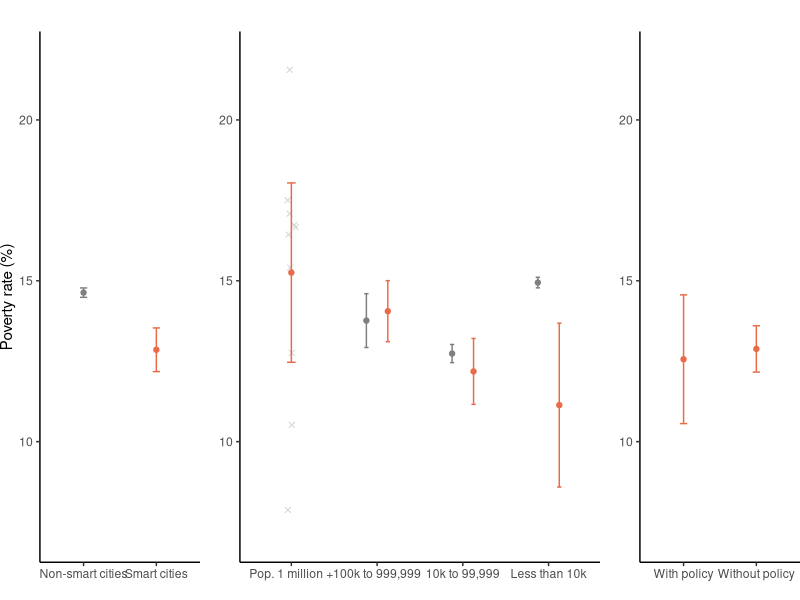
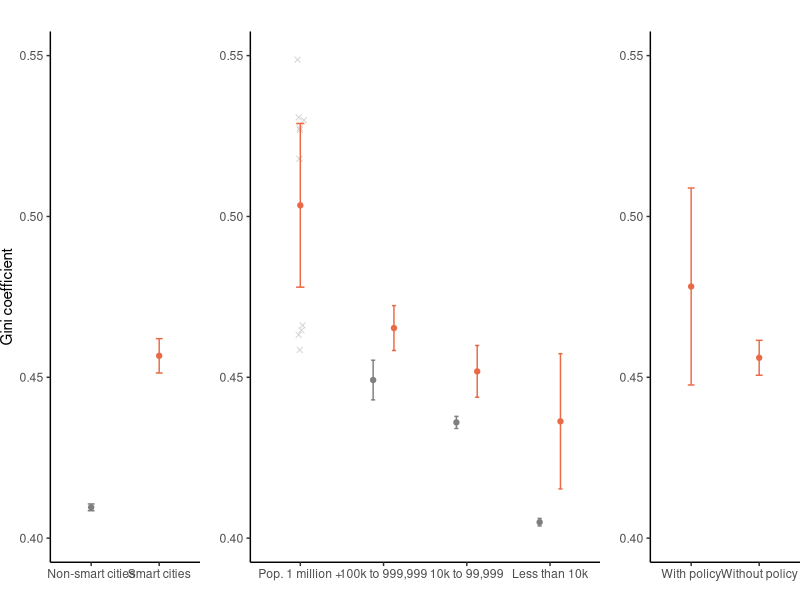
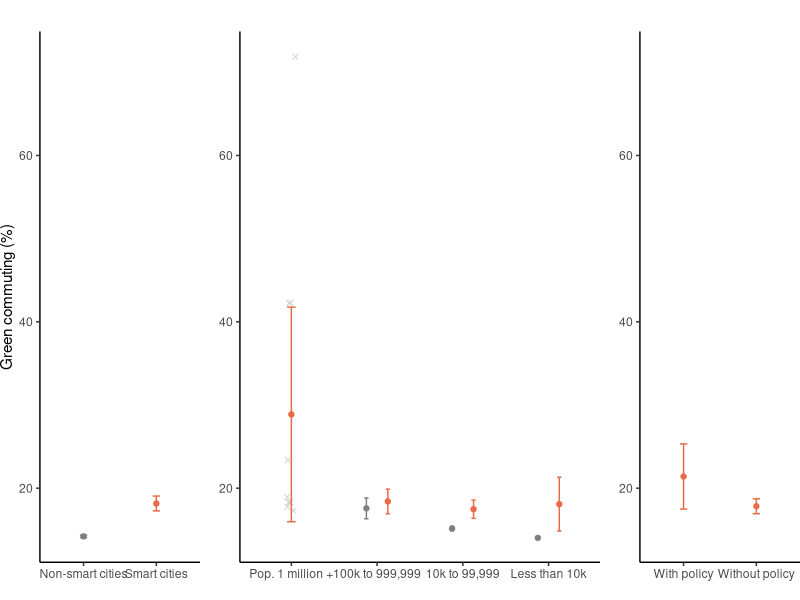
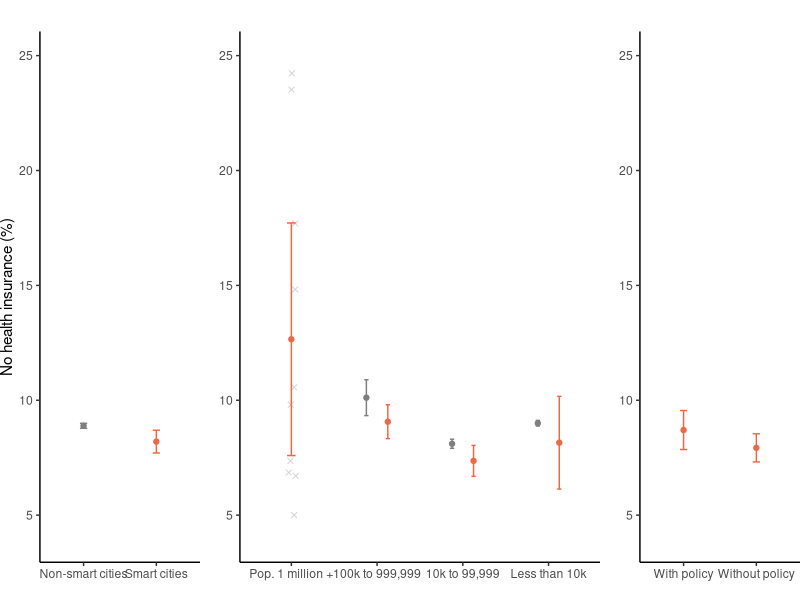
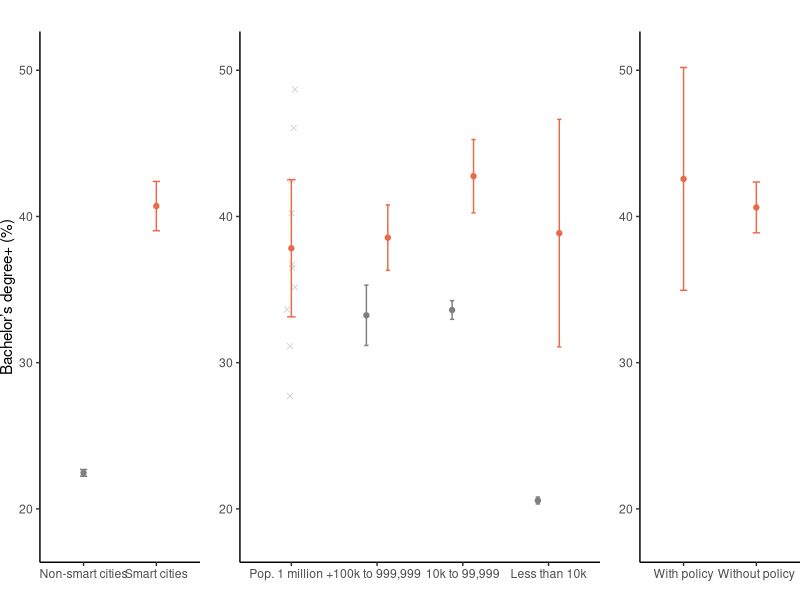
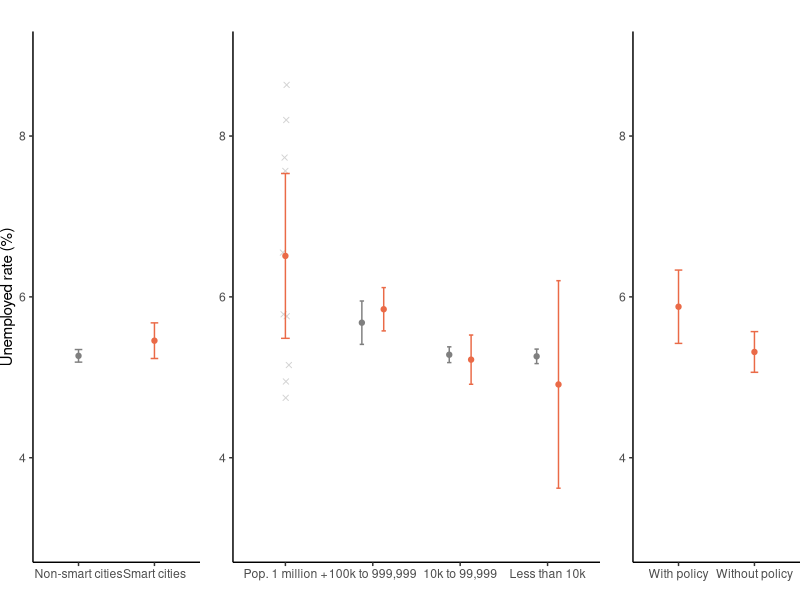
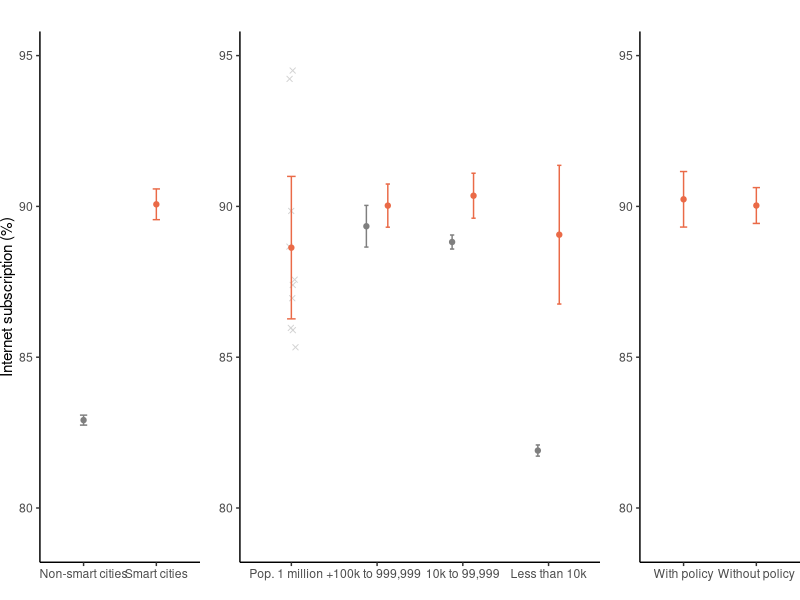

Write R code to recreate these figures, in order.
## ---- chunk 1
library(tidyverse)
library(ggpubr)
## ---- chunk 2
acs <- read.csv("data/acs20240917.csv")
target <- read.csv("data/selected_targets20240214.csv")
smart <- acs %>% filter(smart==1) # only smart cities
## ---- chunk 3
smart <- merge(smart, target, by = "GISJOIN", all.x = TRUE)
smart[is.na(smart)] <- 0
## ---- chunk 4
head(smart)
## ---- chunk 5
#mycolor <- c("#596174","#ea6a47")
mycolor <- c("grey50","#ea6a47")
## ---- chunk 6
plot_ci <- function(data1, measure, ymin, ymax, data2, target, ylab) {
  sumtable <- data1 %>% group_by(smart) %>% summarise(mean = mean({{measure}}, na.rm=T), 
                                                n = n(),
                                                lowerint = t.test({{measure}})$conf.int[1], 
                                                upperint = t.test({{measure}})$conf.int[2],.groups = "drop")
  print(sumtable)
  
  plota <- ggplot(sumtable,aes(x = factor(smart, level=c("0", "1")), y = mean, color = as.factor(smart))) + 
    geom_errorbar(aes(ymin=lowerint, ymax=upperint), width=.1) + 
    scale_x_discrete(name =" ", labels = c("1"="Smart cities", "0"="Non-smart cities")) +
    geom_point() +
    ylim(ymin,ymax) +
    ylab(ylab) +
    scale_color_manual(values = mycolor, guide="none") +
    theme_classic() +
    theme(plot.margin = unit(c(0.8,0,0,0), 'cm'))
  
  sumtablep <- data1 %>% group_by(pop_size, smart) %>% summarise(mean = mean({{measure}}, na.rm=T), 
                                                n = n(),
                                                lowerint = t.test({{measure}})$conf.int[1], 
                                                upperint = t.test({{measure}})$conf.int[2], .groups = "drop")
  print(sumtablep)
  
  # Filter data for "Pop. 1 million +" only
  data1_filtered <- data1 %>% filter(pop_size == "4")
  
  plotc <- ggplot(sumtablep, aes(x = factor(pop_size, level=c("4", "3", "2", "1")), y = mean, color = as.factor(smart))) + 
    geom_jitter(data=data1_filtered, mapping=aes(x=factor(pop_size), y = {{measure}}), color = "lightgray", shape = 4, position =position_jitter(width = 0.05), show.legend = FALSE)+
    geom_errorbar(aes(ymin = lowerint, ymax = upperint), position = position_dodge(width=.5), width=.1) + 
    scale_x_discrete(name ="", labels = c("1"="Less than 10k", "2"="10k to 99,999", "3"="100k to 999,999", "4"="Pop. 1 million +")) +
    geom_point(position = position_dodge(width=.5)) +
    ylim(ymin,ymax) +
    ylab("") +
    scale_color_manual(values = mycolor, guide="none") +
    theme_classic()+
    theme(plot.margin = unit(c(0.8,0,0,0), 'cm'))
  
  sumtables <- data2 %>% group_by({{target}}) %>% summarise(mean = mean({{measure}}, na.rm=T),
  n = n(), lowerint = t.test({{measure}})$conf.int[1], upperint = t.test({{measure}})$conf.int[2], .groups = "drop")

  print(sumtables)
  
  plotb <- ggplot(sumtables,aes(x = factor({{target}}, level=c("1", "0")), y = mean)) + 
    geom_errorbar(aes(ymin = lowerint, ymax = upperint), color = "#ea6a47", width=.1) + 
    scale_x_discrete(name ="", labels = c("1"="With policy", "0"="Without policy")) +
    geom_point(color = "#ea6a47") +
    ylim(ymin,ymax) +
    ylab("") +
    theme_classic()+
    theme(plot.margin = unit(c(0.8,0,0,0), 'cm'))

  ggarrange(plota, plotc, plotb, ncol = 3, nrow = 1, widths = c(1, 2, 1) )
}
## ---- chunk 7
p1_1 <- plot_ci(acs, poverty, 7, 22, smart, SDG1_1, "Poverty rate (%)")
## ---- chunk 8
p3_8 <- plot_ci(acs, no_insurance, 4, 25, smart, SDG3_8, "No health insurance (%)")
## ---- chunk 9
p4_3 <- plot_ci(acs, bachelor, 18, 51, smart, SDG4_3, "Bachelor’s degree+ (%)")
## ---- chunk 10
p8_5 <- plot_ci(acs, unemp, 3, 9, smart, SDG8_5, "Unemployed rate (%)")
## ---- chunk 11
p9_c <- plot_ci(acs, internet, 79, 95, smart, SDG9_c, "Internet subscription (%)")
## ---- chunk 12
p10_4 <- plot_ci(acs, gini, 0.4, 0.55, smart, SDG10_4, "Gini coefficient")
## ---- chunk 13
p11_2 <- plot_ci(acs, green_commute, 14, 72, smart, SDG11_2, "Green commuting (%)")
## ---- chunk 14
#ggarrange(p9_c, p11_2, p4_3, p10_4, p1_1, p3_8, p8_5, ncol = 1, nrow = 7, labels = "auto", label.x = 0.97) %>% ggsave(width=10, height=13, filename = "figure/acs_points.pdf", dpi=500)
